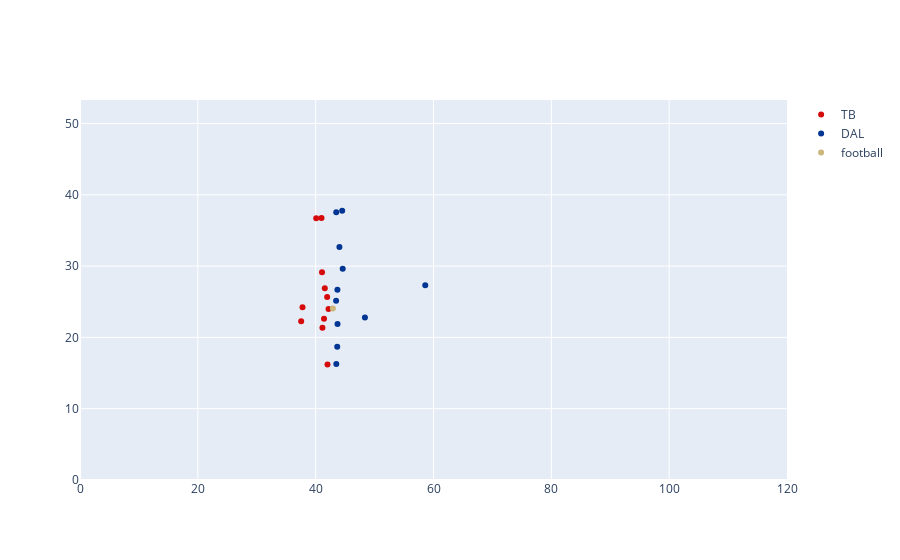

This figure's notebook cell:
### Code cell
import plotly.graph_objects as go
fig = go.Figure( layout_yaxis_range=[0,53.3], layout_xaxis_range=[0,120])

colors = {"TB":'#D50A0A',
          "DAL":'#003594',
          "football":'#CBB67C'
        }
for team in focused_df.team.unique():
    plot_df = focused_df[(focused_df.team==team)&(focused_df.frameId==1)]
    fig.add_trace(go.Scatter(x=plot_df["x"], y=plot_df["y"],mode = 'markers',marker_color=colors[team],name=team))
fig.show()

### Figure 1 — Plotly figure (JSON) as saved in the notebook; plotly's stock layout.template omitted (floating-point values rounded to 4 significant figures)
{"data": [{"marker": {"color": "#D50A0A"}, "mode": "markers", "name": "TB", "type": "scatter", "x": [37.77, 41.08, 40.99, 37.54, 42.18, 42.01, 41.55, 41.95, 40.09, 41.42, 41.15], "y": [24.22, 29.15, 36.74, 22.26, 23.97, 16.19, 26.89, 25.66, 36.72, 22.63, 21.36]}, {"marker": {"color": "#003594"}, "mode": "markers", "name": "DAL", "type": "scatter", "x": [43.66, 44.03, 44.59, 43.49, 44.5, 43.47, 58.6, 48.36, 43.5, 43.71, 43.69], "y": [18.7, 32.69, 29.62, 37.55, 37.78, 25.14, 27.33, 22.8, 16.27, 21.88, 26.67]}, {"marker": {"color": "#CBB67C"}, "mode": "markers", "name": "football", "type": "scatter", "x": [42.92], "y": [24.04]}], "layout": {"xaxis": {"range": [0, 120]}, "yaxis": {"range": [0, 53.3]}}}
